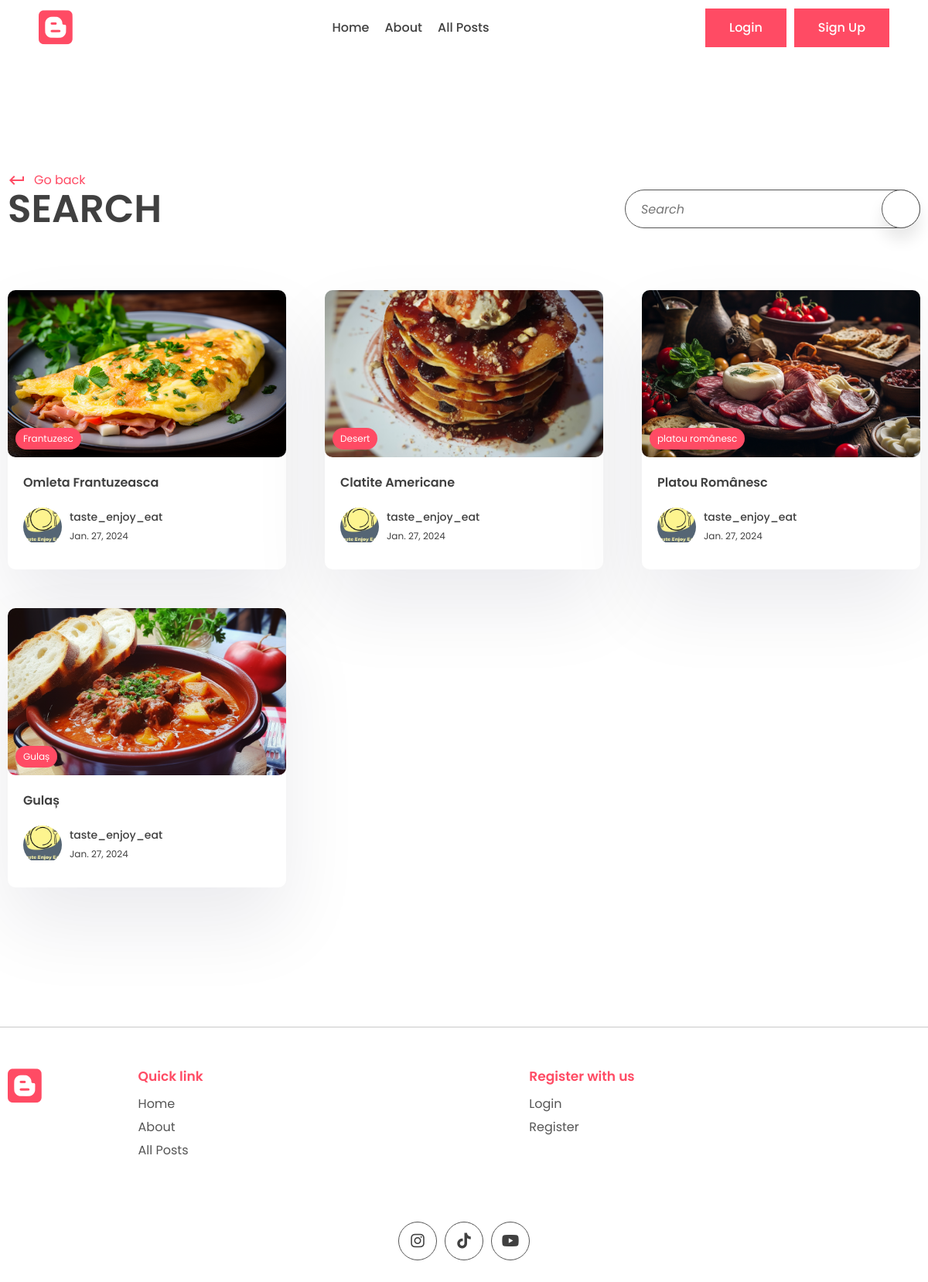
The app's page /search/ with its own data.
### app/models.py (models this page shows, shortened)
class Post(models.Model):
    title = models.CharField(max_length=200)
    content = models.TextField()
    last_updated = models.DateTimeField(auto_now=True)
    slug = models.SlugField(max_length=200, unique=True)
    image = models.ImageField(null=True, blank=True, upload_to="images/")
    tags = models.ManyToManyField(Tag, blank=True, related_name='post')
    view_count = models.IntegerField(null=True, blank=True)
    is_featured = models.BooleanField(default=False)    # to show recommended posts
    author = models.ForeignKey(User, on_delete=models.CASCADE, null=True, blank=True)
    bookmark = models.ManyToManyField(User, related_name='bookmarks', default=None, blank=True)
    likes = models.ManyToManyField(User, related_name='post_like', default=None, blank=True)

class Tag(models.Model):
    name = models.CharField(max_length=100)
    description = models.CharField(max_length=100)
    slug = models.SlugField(max_length=200, unique=True)

class Profile(models.Model):
    user = models.OneToOneField(User, on_delete=models.CASCADE)
    profile_image = models.ImageField(null=True, blank=True, upload_to="images/")
    slug = models.SlugField(max_length=200, unique=True)
    bio = models.TextField(null=True, blank=True)

### app/views.py (the view)
# urls.py: path('search/', views.search_post, name='search'),
def search_post(request):
    search_query = ''  # To display the search query in the search results page.
    if request.GET.get('q'):  # q is the name of the input field in the search form.
        search_query = request.GET.get('q')
    posts = Post.objects.filter(title__icontains=search_query)
    context = {
        'posts': posts,
        'search_query': search_query
    }
    return render(request, 'app/search.html', context)

### app/templates/app/search.html (shortened to what this page needs)
{% extends 'base.html' %}
{% block content %}
    <main>
      <div class="container">
        <div class="page-top">
          <div class="top flex">
            <div class="page-name">
              <a class="learn" href="{% url 'home_page' %}" >
                <span class="material-icons"> keyboard_return </span> Go back
              </a>
              <h1>Search</h1>
            </div>
            <form class="search-bar s-active" method="GET">
                <label>
                    <input type="text" placeholder="Search" name="q" value="{{ search_query }}"/>
                </label>
                <button type="submit" class="animated-search" title="Search">
              </button>
            </form>
          </div>
        </div>
      </div>
    </main>
    <section class="sp">
      <div class="container">
        <div class="grid">
            {% for post in posts %}
          <a href="{% url 'post_page' post.slug %}">
            <div class="card">
              <div class="post-img">
                <img src="{{ post.image.url }}" alt="" />
                <div class="tag">{{ post.tags.all.0.name }}</div>
              </div>
              <div class="card-content">
                <h3>
                  {{ post.title }}
                </h3>
                <div class="author">
                  <div class="profile-pic">
                    <img src="{{ post.author.profile.profile_image.url }}" alt="" />
                  </div>
                  <div class="details">
                    <p>{{ post.author.first_name }}</p>
                    <small>{{ post.last_updated|date }}</small>
                  </div>
                </div>
              </div>
            </div>
          </a>
            {% endfor %}
        </div>
      </div>
    </section>
{% endblock %}

### app/static/app/style.css (style rules this page uses)
* { margin: 0; padding: 0; box-sizing: border-box; text-decoration: none; border: none; outline: none; list-style: none; font-family: "Poppins", sans-serif; color: var(--black); }
:root { --red: #ff4b64; --black: #404040; --des: #555555; --shadow: #ffffff1a 0px 1px 1px 0px inset, #32325d40 0px 50px 100px -20px, #0000004d 0px 30px 60px -30px; --shadow2: rgba(17, 12, 46, 0.084) 0px 48px 100px 0px; }
html { font-size: 62.5%; }
[class*="grid"] { display: grid; }
img { width: 100%; }
.container { max-width: 1220px; margin: auto; padding: 0 10px; }
p, a { font-size: 1.6rem; color: var(--des); }
input, textarea { font-size: 1.6rem; color: var(--black); }
.search-bar, .animated-search { width: 5rem; aspect-ratio: 1/1; border: 1px solid var(--des); border-radius: 50%; display: flex; align-items: center; justify-content: center; background: white; box-shadow: 0 15px 20px #00000018; cursor: pointer; margin-top: 10rem; z-index: 2; }
.search-bar input { display: none; }
.search-bar { box-shadow: unset; border: none; }
.search-bar .animated-search { margin-top: 0; }
.s-active { width: fit-content; border-radius: 5rem; height: 5rem; aspect-ratio: unset; position: relative; padding: 0 6rem; padding-left: 2rem; border: 1px solid var(--des); }
.s-active input { width: 30rem; font-style: italic; height: calc(100% - 2px); display: block; }
.s-active .animated-search { position: absolute !important; top: 50%; transform: translateY(-50%); right: -1px; }
.sp { padding: 8rem 0; }
.post-img { height: 40rem; width: 100%; overflow: hidden; border-radius: 1rem; }
.post-img img { height: 100%; object-fit: cover; object-position: center; }
.learn { display: flex; align-items: center; gap: 1rem; color: var(--red); margin-top: 2rem; }
.learn span { color: #ff4b64; }
.card { background: white; box-shadow: var(--shadow2); border-radius: 1rem; cursor: pointer; transition: 0.3s; }
.post-img { position: relative; }
.tag { position: absolute; bottom: 1rem; left: 1rem; background: var(--red); color: white; border-radius: 5rem; padding: 0.5rem 1rem; font-size: 1.2rem; }
.card-content { padding: 2rem; padding-bottom: 3rem; }
.card h3 { font-size: 1.6rem; font-weight: 600; }
.card .post-img { width: 100%; height: unset; aspect-ratio: 1/0.6; }
.author { display: flex; align-items: center; gap: 1rem; margin-top: 2rem; }
.profile-pic { width: 5rem; aspect-ratio: 1/1; border-radius: 50%; overflow: hidden; }
.author p { color: var(--black); font-weight: 500; font-size: 1.4rem; }
.author small { color: var(--black); font-size: 1.2rem; }
.page-name h1 { font-size: 5rem; text-transform: uppercase; font-weight: 600; line-height: 5rem; }
.flex { display: flex; align-items: flex-end; justify-content: space-between; }
.flex .search-bar { margin-top: 0; }
.grid { grid-template-columns: repeat(3, 1fr); gap: 5rem; }
main { padding-top: 10rem !important; }

### records on screen
Post: image (picture), tags.all.0.name "Frantuzesc", title "Omleta Frantuzeasca", author.profile.profile_image (picture), author.first_name "taste_enjoy_eat", last_updated "Jan. 27, 2024"
Post: image (picture), tags.all.0.name "Desert", title "Clatite Americane", author.profile.profile_image (picture), author.first_name "taste_enjoy_eat", last_updated "Jan. 27, 2024"
Post: image (picture), tags.all.0.name "platou românesc", title "Platou Românesc", author.profile.profile_image (picture), author.first_name "taste_enjoy_eat", last_updated "Jan. 27, 2024"
Post: image (picture), tags.all.0.name "Gulaș", title "Gulaș", author.profile.profile_image (picture), author.first_name "taste_enjoy_eat", last_updated "Jan. 27, 2024"
